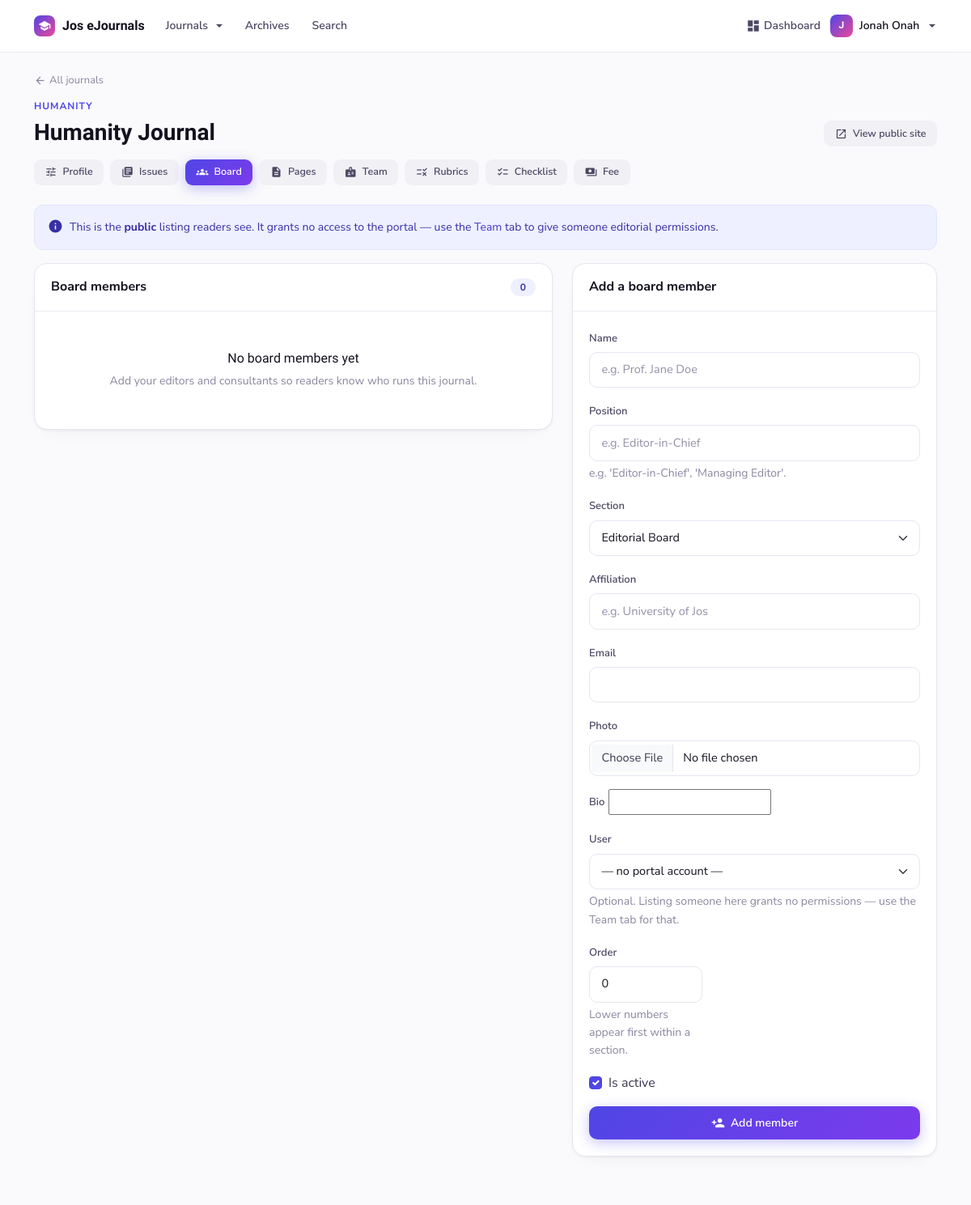
Before: /manage/journals/2/board/ (signed in, upper part) with the older database file.
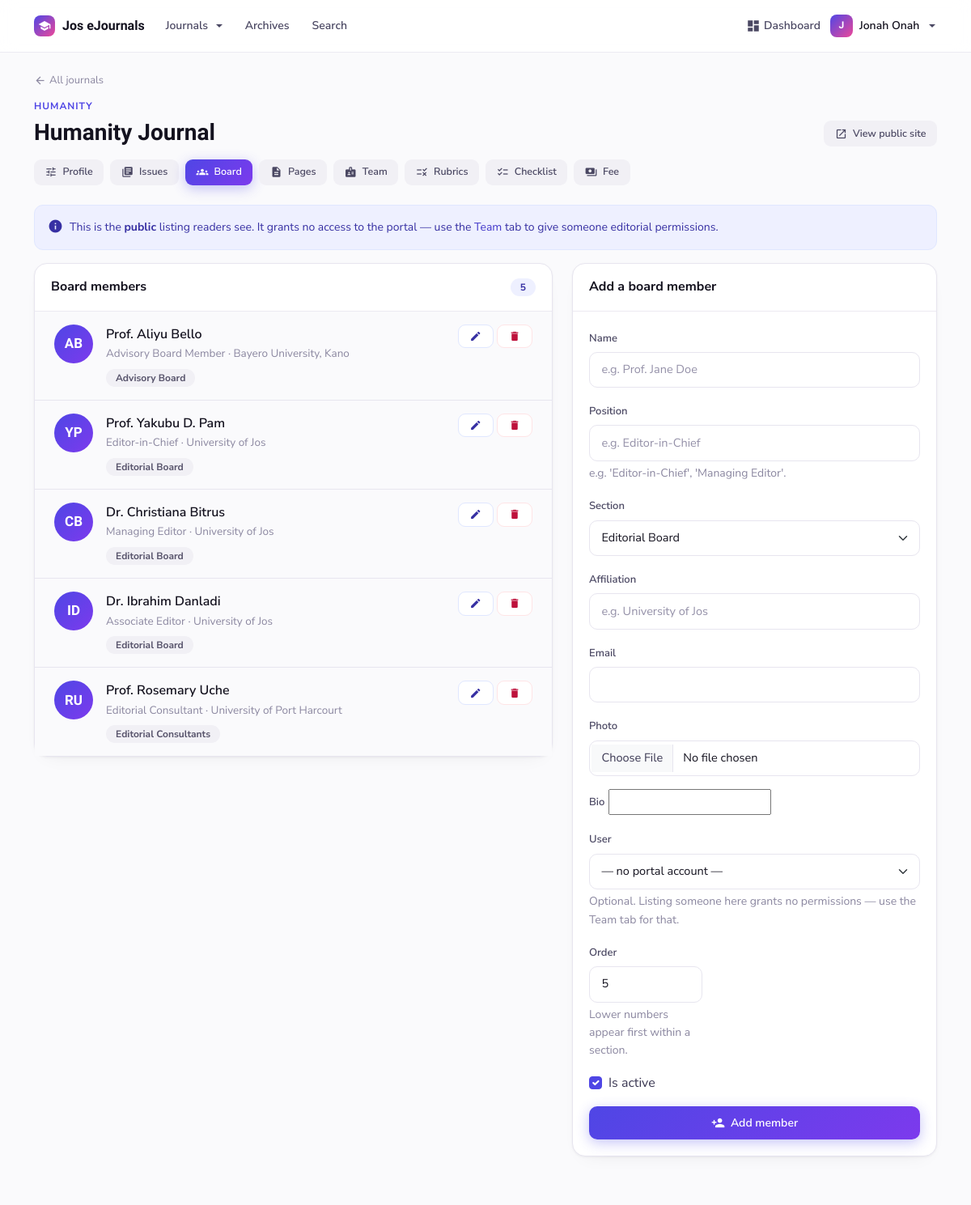
After: the same page with the newer database file.
### journalapp/models.py (models this page shows, shortened)
class EditorialBoardMember(models.Model):
    SECTION_BOARD = 'board'
    SECTION_CONSULTANTS = 'consultants'
    SECTION_ADVISORY = 'advisory'
    SECTION_CHOICES = (
        (SECTION_BOARD, 'Editorial Board'),
        (SECTION_CONSULTANTS, 'Editorial Consultants'),
        (SECTION_ADVISORY, 'Advisory Board'),
    )
    journal = models.ForeignKey(Journal, on_delete=models.CASCADE, related_name='board_members')
    user = models.ForeignKey(
        settings.AUTH_USER_MODEL, on_delete=models.SET_NULL, null=True, blank=True,
        related_name='board_memberships',
        help_text="Optional: link to this person's portal account."
    )
    name = models.CharField(max_length=150)
    position = models.CharField(
        max_length=120, help_text="e.g. 'Editor-in-Chief', 'Managing Editor'."
    )
    section = models.CharField(max_length=20, choices=SECTION_CHOICES, default=SECTION_BOARD)
    affiliation = models.CharField(max_length=255, blank=True)
    email = models.EmailField(blank=True)
    photo = models.ImageField(upload_to='board_photos/', blank=True, null=True)
    bio = RichTextField(blank=True)
    order = models.PositiveIntegerField(default=0)
    is_active = models.BooleanField(default=True)
    class Meta:
        ordering = ['section', 'order', 'name']
    HONORIFICS = frozenset({
        'prof', 'professor', 'dr', 'doctor', 'mr', 'mrs', 'ms', 'miss',
        'rev', 'sir', 'engr', 'barr', 'chief', 'assoc', 'associate', 'emeritus',
    })
    @property
    def initials(self):
        words = [w for w in self.name.replace('.', ' ').split() if w]
        meaningful = [w for w in words if w.lower() not in self.HONORIFICS]
        source = meaningful or words
        if not source:
            return '?'
        if len(source) == 1:
            return source[0][0].upper()
        return (source[0][0] + source[-1][0]).upper()

### journalapp/content_views.py (the view)
# urls.py: path('manage/journals/<int:pk>/board/', content_views.journal_board_manage, name='journal_board_manage'),
@journal_staff_required(roles=CONTENT_ROLES, lookup='journal')
def journal_board_manage(request, pk):
    journal = get_object_or_404(Journal, pk=pk)
    if request.method == 'POST':
        form = EditorialBoardMemberForm(request.POST, request.FILES)
        if form.is_valid():
            member = form.save(commit=False)
            member.journal = journal
            member.save()
            messages.success(request, f'{member.name} added to the board.')
            return redirect('journal_board_manage', pk=journal.pk)
    else:
        form = EditorialBoardMemberForm(initial={
            'order': journal.board_members.count(), 'is_active': True,
        })
    return render(request, 'submissions/journal_board.html', {
        'journal': journal,
        'members': journal.board_members.all(),
        'form': form,
    })

### journalapp/context_processors.py (called while the page is built)
def site_settings(request):
    try:
        settings = SiteSettings.objects.first()
        if not settings:
            settings = SiteSettings.objects.create()
    except:
        settings = None
    return {'site_settings': settings}

def journal_roles(request):
    user = getattr(request, 'user', None)
    if not (user and user.is_authenticated):
        return {'can_manage_journals': False, 'can_manage_journal_content': False}
    return {
        'can_manage_journals': can_manage_any_journal(user, roles=WORKFLOW_ROLES),
        'can_manage_journal_content': can_manage_any_journal(user, roles=CONTENT_ROLES),
    }

def nav_journals(request):
    return {
        'nav_journals': Journal.objects.filter(is_active=True).only(
            'name', 'slug', 'abbreviation'
        )
    }

### journalapp/models.py (called while the page is built)
    def get_full_name(self):
        return f"{self.first_name} {self.last_name}".strip()

    def __str__(self):
        return self.email

### journalapp/permissions.py (called while the page is built)
def is_site_admin(user):
    return bool(
        user
        and user.is_authenticated
        and (user.is_superuser or user.is_staff)
    )

### journalapp/templates/submissions/journal_board.html (shortened to what the changed rows need)
{% extends 'journalapp/base.html' %}
{% block content %}
<div class="container py-4">
    {% include 'submissions/_journal_manage_nav.html' with active='board' %}
    <div class="row g-4">
        <div class="col-lg-7">
            <div class="card">
                <div class="card-header d-flex justify-content-between align-items-center">
                    <span>Board members</span>
                    <span class="uj-pill uj-pill--brand">{{ members|length }}</span>
                </div>
                <div class="card-body p-0">
                    {% if members %}
                    <ul class="list-group list-group-flush">
                        {% for member in members %}
                        <li class="list-group-item px-4 py-3">
                            <div class="d-flex justify-content-between align-items-start gap-3">
                                <div class="d-flex gap-3" style="min-width:0;">
                                    {% if member.photo %}
                                    <img class="uj-board-photo" style="width:48px;height:48px;" src="{{ member.photo.url }}" alt="{{ member.name }}">
                                    {% else %}
                                    <div class="uj-board-photo uj-board-photo--blank" style="width:48px;height:48px;font-size:17px;">{{ member.initials }}</div>
                                    {% endif %}
                                    <div style="min-width:0;">
                                        <div class="fw-semibold" style="color:var(--uj-ink);">{{ member.name }}</div>
                                        <div class="text-muted" style="font-size:13.5px;">{{ member.position }}{% if member.affiliation %} · {{ member.affiliation }}{% endif %}</div>
                                        <div class="d-flex flex-wrap gap-2 mt-2">
                                            <span class="uj-pill">{{ member.get_section_display }}</span>
                                        </div>
                                    </div>
                                </div>
                                <div class="d-flex gap-1 flex-none">
                                    <a href="{% url 'board_member_update' journal.pk member.pk %}" class="btn btn-outline-primary btn-sm" title="Edit"><i class="material-icons" style="font-size:15px;">edit</i></a>
                                    <form method="post" action="{% url 'board_member_delete' journal.pk member.pk %}" onsubmit="return confirm('Remove {{ member.name|escapejs }} from the board?');">
                                        <button type="submit" class="btn btn-outline-danger btn-sm" title="Remove"><i class="material-icons" style="font-size:15px;">delete</i></button>
                                    </form>
                                </div>
                            </div>
                        </li>
                        {% endfor %}
                    </ul>
                    {% else %}
                    <div class="text-center py-5">
                        <h6>No board members yet</h6>
                        <p class="text-muted mb-0" style="font-size:14px;">Add your editors and consultants so readers know who runs this journal.</p>
                    </div>
                    {% endif %}
                </div>
            </div>
        </div>
        <div class="col-lg-5">
            <div class="card">
                <div class="card-body">
                    <form method="post" enctype="multipart/form-data">
                        <div style="max-width:140px;">{% include 'submissions/_form_field.html' with field=form.order %}</div>
                    </form>
                </div>
            </div>
        </div>
    </div>
</div>
{% endblock %}

Changed rows visible on the page:
added EditorialBoardMember: initials "AB", name "Prof. Aliyu Bello", position "Advisory Board Member", affiliation "Bayero University, Kano", section "Advisory Board"
added EditorialBoardMember: initials "YP", name "Prof. Yakubu D. Pam", position "Editor-in-Chief", affiliation "University of Jos", section "Editorial Board"
added EditorialBoardMember: initials "CB", name "Dr. Christiana Bitrus", position "Managing Editor", affiliation "University of Jos", section "Editorial Board"
added EditorialBoardMember: initials "ID", name "Dr. Ibrahim Danladi", position "Associate Editor", affiliation "University of Jos", section "Editorial Board"
added EditorialBoardMember: initials "RU", name "Prof. Rosemary Uche", position "Editorial Consultant", affiliation "University of Port Harcourt", section "Editorial Consultants"
Other visible differences:
{{ members|length }}: "0" → "5"
form field order: "0" → "5"
text no longer shown: "No board members yet Add your editors and consultants so readers know who runs this journal."
